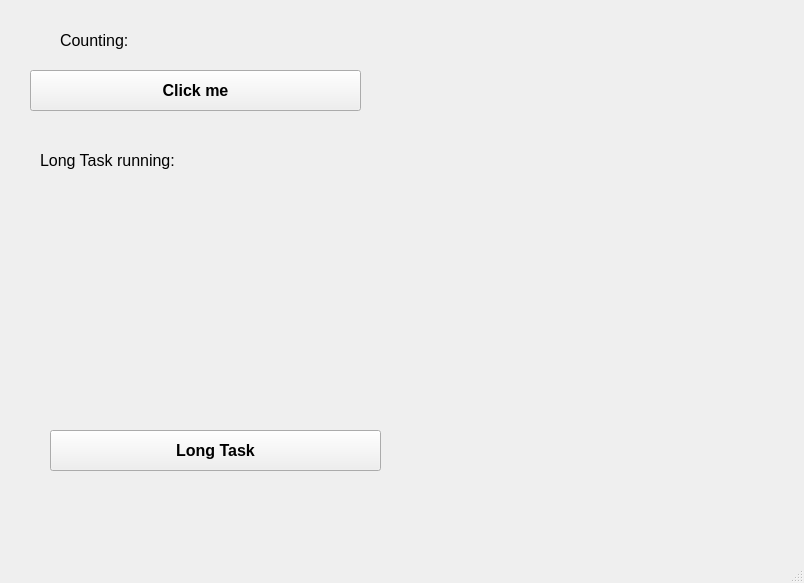
<?xml version="1.0" encoding="UTF-8"?>
<ui version="4.0">
 <class>MainWindow</class>
 <widget class="QMainWindow" name="MainWindow">
  <property name="geometry">
   <rect>
    <x>0</x>
    <y>0</y>
    <width>804</width>
    <height>583</height>
   </rect>
  </property>
  <property name="windowTitle">
   <string>MainWindow</string>
  </property>
  <widget class="QWidget" name="centralwidget">
   <widget class="QLabel" name="label">
    <property name="geometry">
     <rect>
      <x>60</x>
      <y>20</y>
      <width>391</width>
      <height>41</height>
     </rect>
    </property>
    <property name="font">
     <font>
      <pointsize>12</pointsize>
     </font>
    </property>
    <property name="text">
     <string>Counting: </string>
    </property>
   </widget>
   <widget class="QPushButton" name="pushButton">
    <property name="geometry">
     <rect>
      <x>30</x>
      <y>70</y>
      <width>331</width>
      <height>41</height>
     </rect>
    </property>
    <property name="font">
     <font>
      <pointsize>12</pointsize>
      <weight>75</weight>
      <bold>true</bold>
     </font>
    </property>
    <property name="text">
     <string>Click me</string>
    </property>
   </widget>
   <widget class="QPushButton" name="pushButton_2">
    <property name="geometry">
     <rect>
      <x>50</x>
      <y>430</y>
      <width>331</width>
      <height>41</height>
     </rect>
    </property>
    <property name="font">
     <font>
      <pointsize>12</pointsize>
      <weight>75</weight>
      <bold>true</bold>
     </font>
    </property>
    <property name="text">
     <string>Long Task</string>
    </property>
   </widget>
   <widget class="QLabel" name="label_2">
    <property name="geometry">
     <rect>
      <x>40</x>
      <y>140</y>
      <width>411</width>
      <height>41</height>
     </rect>
    </property>
    <property name="font">
     <font>
      <pointsize>12</pointsize>
     </font>
    </property>
    <property name="text">
     <string>Long Task running: </string>
    </property>
   </widget>
  </widget>
  <widget class="QMenuBar" name="menubar">
   <property name="geometry">
    <rect>
     <x>0</x>
     <y>0</y>
     <width>804</width>
     <height>26</height>
    </rect>
   </property>
  </widget>
  <widget class="QStatusBar" name="statusbar"/>
 </widget>
 <resources/>
 <connections/>
</ui>
